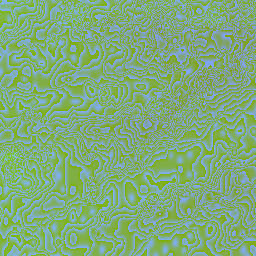
#> input picture tools/dem-cache/13_4107_2810.png, 256 x 256 px; its folder holds only this picture in this run
$ python fetch-dem-normandy.py
#> lines starting #> are read from the running program, lines starting #| are printed output that depends on the picture
#!/usr/bin/env python3
"""Télécharge le MNT réel autour du GPX Normandie et l'écrit dans public/dem-normandy.{bin,json}.
Source : AWS Terrain Tiles (Terrarium, elevation-tiles-prod), zoom 13 (~13 m/px à 49°N),
données issues de SRTM / Copernicus / IGN selon la zone. Cache des tuiles dans tools/dem-cache/."""
import math, os, io, json, urllib.request
import numpy as np
from PIL import Image

LAT0, LAT1, LON0, LON1 = 49.002, 49.068, 0.497, 0.587   # bbox GPX (49.008–49.063, 0.503–0.581) + ~0.5 km
Z = 13
OUT_STEP = 0.00025  # ~28 m en latitude, ~18 m en longitude à 49°N
HERE = os.path.dirname(os.path.abspath(__file__))
CACHE = os.path.join(HERE, 'dem-cache'); os.makedirs(CACHE, exist_ok=True)

def tile_xy(lat, lon, z):
    n = 2 ** z
    x = (lon + 180) / 360 * n
    y = (1 - math.asinh(math.tan(math.radians(lat))) / math.pi) / 2 * n
    return x, y

def tile(z, x, y):
#> called with z = 13, x = 4107, y = 2810
    f = os.path.join(CACHE, f'{z}_{x}_{y}.png')
    if not os.path.exists(f):
        url = f'https://s3.amazonaws.com/elevation-tiles-prod/terrarium/{z}/{x}/{y}.png'
        print(f'Downloading {z}/{x}/{y}...')
        with urllib.request.urlopen(url, timeout=30) as r, open(f, 'wb') as o: o.write(r.read())
    a = np.asarray(Image.open(f).convert('RGB')).astype(np.float64)
    return a[..., 0] * 256 + a[..., 1] + a[..., 2] / 256 - 32768
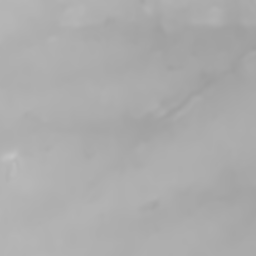
#> returned value: shape (256, 256) float64; min 156.6, max 196.2, mean 171.9

x0, y0 = tile_xy(LAT1, LON0, Z); x1, y1 = tile_xy(LAT0, LON1, Z)
tx0, ty0, tx1, ty1 = int(x0), int(y0), int(x1), int(y1)
rows = [np.hstack([tile(Z, tx, ty) for tx in range(tx0, tx1 + 1)]) for ty in range(ty0, ty1 + 1)]
#> (the run stopped early here; a loop or call above may not have finished)
